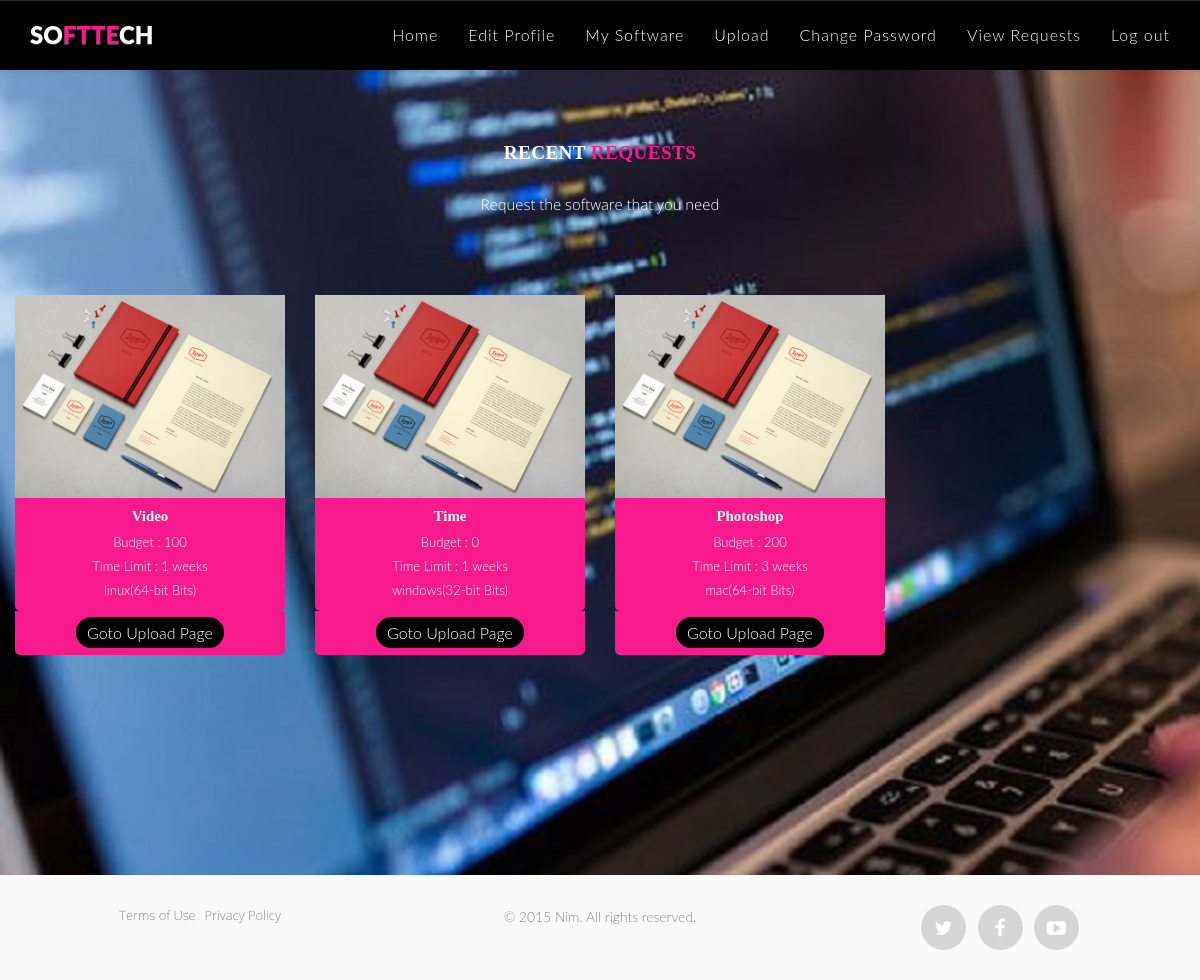
The app's page /viewrequests.php (signed in) with its own data.
### tables this page shows
CREATE TABLE `request` (
  `requestid` int(11) NOT NULL,
  `name` varchar(20) NOT NULL,
  `price` int(11) NOT NULL,
  `cid` int(11) NOT NULL,
  `time` int(11) NOT NULL,
  `status` tinyint(4) NOT NULL DEFAULT '1',
  `byte` varchar(50) NOT NULL DEFAULT '32',
  `os` varchar(50) NOT NULL,
  `description` varchar(300) NOT NULL,
  `phone` varchar(20) NOT NULL
);

### viewrequests.php (the view, shortened to what this page needs)
<?php
include 'dbcon.php';
?>
<!DOCTYPE html>
<html>
<head>
  <link rel="stylesheet" type="text/css" href="library/font-awesome-4.3.0/css/font-awesome.min.css">
  <link rel="stylesheet" type="text/css" href="css/animate.css">
  <link rel="stylesheet" type="text/css" href="css/owl.carousel.css">
  <link rel="stylesheet" type="text/css" href="css/owl.theme.css">
  <link rel="stylesheet" type="text/css" href="css/magnific-popup.css">
  <link rel="stylesheet" type="text/css" href="library/bootstrap/css/bootstrap-theme.min.css">
  <link rel="stylesheet" type="text/css" href="library/bootstrap/css/bootstrap.css">
  <link rel="stylesheet" type="text/css" href="css/style.css">
  <link rel="stylesheet" type="text/css" href="css/responsive.css">
  <link rel="stylesheet" type="text/css" href="css/color/rose.css">
  <link rel="stylesheet" type="text/css" href="css/custom.css">
</head>
<body style="background-image:url(images/main.jpg);">
  <div class="wrapper">
    <nav  class=" nim-menu navbar navbar-default navbar-fixed-top">
          <div class="container">
            <div class="navbar-header">
                <a class="navbar-brand" href="index.html">So<span class="themecolor">ftte</span>ch</a>
            </div>
            <div class="collapse navbar-collapse" id="bs-example-navbar-collapse-1">
              <ul class="nav navbar-nav navbar-right">
                <li><a href="developer.php" class="page-scroll">Home</a></li>
                <li><a href="edit_developer_profile.php" class="page-scroll">Edit Profile</a></li>
                <li><a href="my_software_developer.php" class="page-scroll">My Software</a></li>
                <li><a href="upload.php" class="page-scroll">Upload</a></li>
    						<li><a href="dchange_password.php" class="page-scroll">Change Password</a></li>
    						<li><a href="viewrequests.php" class="page-scroll">View Requests</a></li>
    						<li><a href="logout.php" class="page-scroll">Log out</a></li>
              </ul>
            </div>
          </div>
        </nav>
    <section class="recent-works text-center" id="two">
      <div class="container">
        <div class="row">
          <div class="col-md-12">
            <br></br>
            <h3 class="title">Recent <span class="themecolor">Requests</span></h3>
            <p class="a-slog">Request the software that you need</p>
            <br></br>
          </div>
        </div>
        <div class="gap"></div>
        <div class="row">
          <?php
          $qury=mysqli_query($con,"select * from request where `status`=1");
          if (mysqli_num_rows($qury)<1)
          {
            echo "<h1>No any previous requests found..!</h1>";
          }
          else{
            while ($row=mysqli_fetch_array($qury)){
              ?>
              <div class="col-sm-3 port-item margin-bottom">
                <div class="item-img-wrap">
                  <img src="images/work-1.jpg" class="img-responsive" alt="workimg">
                </div>
                <div class="work-desc">
                  <h3><?php echo $row['name'];?></h3>
                  <span>Budget : <?php echo $row['price'];?></span><br>
                    <span>Time Limit : <?php echo $row['time'];?> weeks</span><br>
                  <span><?php echo $row['os'];?>(<?php echo $row['byte'];?> Bits)</span>
                </div>
                <div class="work-desc">
                    <a href="upload.php" class="down_log">Goto Upload Page</a>
                </div>
              </div>
            <?php }
          }
            ?>
          </div>
        </div>
      </section>
</div>
<br><br><br><br><br>
      <footer class="site-footer section-spacing text-center " id="eight">
        <div class="container">
          <div class="row">
            <div class="col-md-4">
              <p class="footer-links"><a href="#">Terms of Use</a> <a href="#">Privacy Policy</a></p>
            </div>
            <div class="col-md-4"> <small>&copy; 2015 Nim. All rights reserved.</small></div>
            <div class="col-md-4">
              <ul class="social">
                <li><a href="https://twitter.com/" target="_blank"><i class="fa fa-twitter "></i></a></li>
                <li><a href="https://www.facebook.com/" target="_blank"><i class="fa fa-facebook"></i></a></li>
                <li><a href="https://www.youtube.com/" target="_blank"><i class="fa fa-youtube-play"></i></a></li>
              </ul>
            </div>
          </div>
        </div>
      </footer>
  </body>
  </html>

### css/style.css (style rules this page uses)
* { padding: 0; margin: 0; vertical-align: baseline; }
html { -webkit-font-smoothing:antialiased; }
body,div,dl,dt,dd,ul,ol,li,h1,h2,h3,h4,h5,h6,pre,form,fieldset,p,blockquote,hr,th,td { margin:0; padding:0; }
body { color: #fff; font: normal 16px "Roboto", "Helvetica Neue", Helvetica, Arial, sans-serif; font-weight: 300; background-color: #000; line-height: 1.5; font-family: 'Lato', sans-serif; text-rendering: optimizeLegibility !important; -webkit-font-smoothing: antialiased !important; background-repeat: no-repeat; background-size: cover; }
h3 { font-size: 1.2em; font-weight: 900; }
p { font-family: 'Open Sans', sans-serif; font-size:0.93em; }
a { text-decoration: none !important; transition:all 0.3s linear; -webkit-transition:all 0.3s linear; -moz-transition:all 0.3s linear; -ms-transition:all 0.3s linear; -o-transition:all 0.3s linear; }
ul { list-style: none; margin:0; padding:0; }
.wrapper { width:100%; height:100%; position:relative; }
.margin-bottom { margin-bottom: 30px; }
.a-slog { font-size:0.93em; max-width: 450px; margin:0 auto; padding-top:10px; }
.gap { width:100%; height:2em; }
.title { font-weight: 700; letter-spacing: 0.02em; text-transform: uppercase; font-family: 'Roboto Slab', serif; margin-bottom: 20px; }
h1, h2, h3, h4, h5, h6, .h1, .h2, .h3, .h4, .h5, .h6 { font-family: 'Roboto', sans-serif; margin: 0; }
.nim-menu { padding: 10px; transition: all 0.8s; background:#000; border-bottom:none; transition:all 0.4s ease-in; -webkit-transition:all 0.4s ease-in; -moz-transition:all 0.4s ease-in; -ms-transition:all 0.4s ease-in; }
.nim-menu a.navbar-brand { text-transform: uppercase; font-size: 1.5em; font-weight: 900; color:#fff; }
.nim-menu.navbar-default .navbar-nav > li > a { color: #fafafa; letter-spacing: 1px; text-shadow:1px 0px rgba(0,0,0,0.5); }
.recent-works>.container { padding:70px 0px; }
.item-img-wrap { position: relative; text-align: center; overflow: hidden; }
.item-img-wrap img { -webkit-transition:all 200ms linear; -moz-transition:all 200ms linear; -o-transition:all 200ms linear; -ms-transition:all 200ms linear; transition:all 200ms linear; }
.work-desc { width: 100%; padding: 10px 20px; border-top: none; -webkit-border-bottom-right-radius: 5px; -webkit-border-bottom-left-radius: 5px; -moz-border-radius-bottomright: 5px; -moz-border-radius-bottomleft: 5px; border-bottom-right-radius: 5px; border-bottom-left-radius: 5px; position: relative; }
.work-desc h3 { margin: 0; padding: 0; font-size: 0.93em; font-weight: 700; text-transform: capitalize; font-family: 'Roboto Slab', serif; margin-bottom: 5px; }
.work-desc span { margin-top: 10px; font-size:0.82em; }
.site-footer { background:#fafafa; font-size:0.93em; }
.site-footer >.container { padding:30px 0px; }
.site-footer small { display: inline-block; }
.footer-links,.site-footer small { margin: 0 0 .75em; }
.site-footer small,.footer-links a { color: #8A8A8A; font-weight: 300; font-size:0.93em; }
.footer-links a:first-child { padding-right: .4em; }
.social li { display: inline-block; padding-right: .5em; text-align: center; }
.social li:last-child { padding-right: 0; }
.social li a { display: block; width: 45px; height: 45px; line-height: 45px; color: #fff; border-radius: 50%; position: relative; transition: all .8s ease; font-size: 1.3em; background: #D6D6D6; }

### css/color/rose.css (style rules this page uses)
.themecolor { color:#f8198d; }
.work-desc { background:#f8198d; }
.work-desc h3 { color:#fff; }

### viewrequests.php (style rules this page uses)
.down_log { background-color: black; color: white; border-radius: 20px; padding: 5px; padding-left: 10px; padding-right: 10px; border: 1px solid black; }

### records on screen
request: name "Video", price "100", time "1", os "linux", byte "64-bit"
request: name "Time", price "0", time "1", os "windows", byte "32-bit"
request: name "Photoshop", price "200", time "3", os "mac", byte "64-bit"
